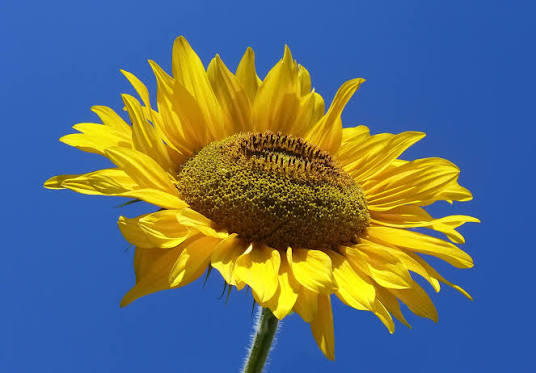
#> input picture LAB2/histogramEqualization/input/dip2.jpg, 536 x 373 px
$ python -i local_equalization.py   (imports and definitions only)
#> lines starting #> are read from the running program, lines starting #| are printed output that depends on the picture
#> further down, picture is the input picture: shape (373, 536, 3); mean B, G, R 117.8, 110.2, 93.6
import cv2
import numpy as np

def local_equalization(img, tile_size=32):
#> called with tile_size = 32
    if img is None:
        return None
    gray = cv2.cvtColor(img, cv2.COLOR_BGR2GRAY)
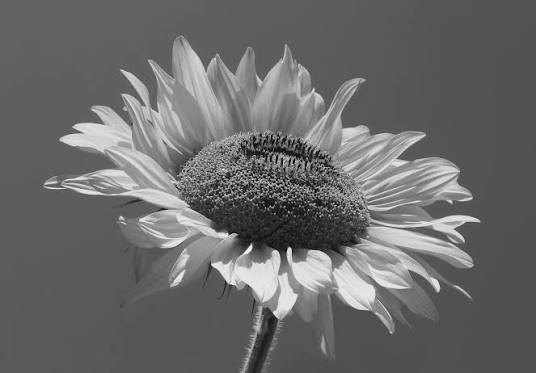
#> gray: shape (373, 536); min 4, max 249, mean 106.1
    h, w = gray.shape
#> h = 373; w = 536
    out = np.zeros_like(gray)
    for i in range(0, h, tile_size):
        for j in range(0, w, tile_size):
            tile = gray[i:i+tile_size, j:j+tile_size]
            out[i:i+tile_size, j:j+tile_size] = cv2.equalizeHist(tile)
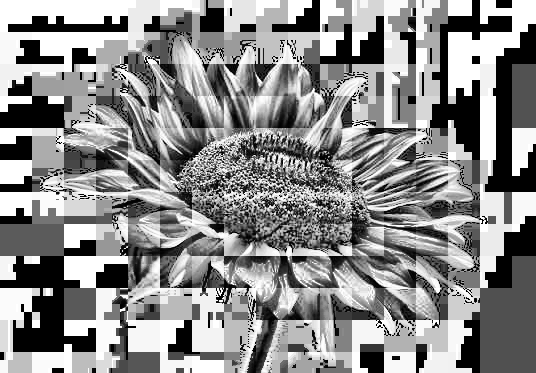
#> out: shape (373, 536); min 0, max 255, mean 139.7
#> tile: shape (21, 24); every value is 80
    return cv2.cvtColor(out, cv2.COLOR_GRAY2RGB)

>>> import cv2
>>> picture = cv2.imread('input/dip2.jpg')
>>> result = local_equalization(picture)
